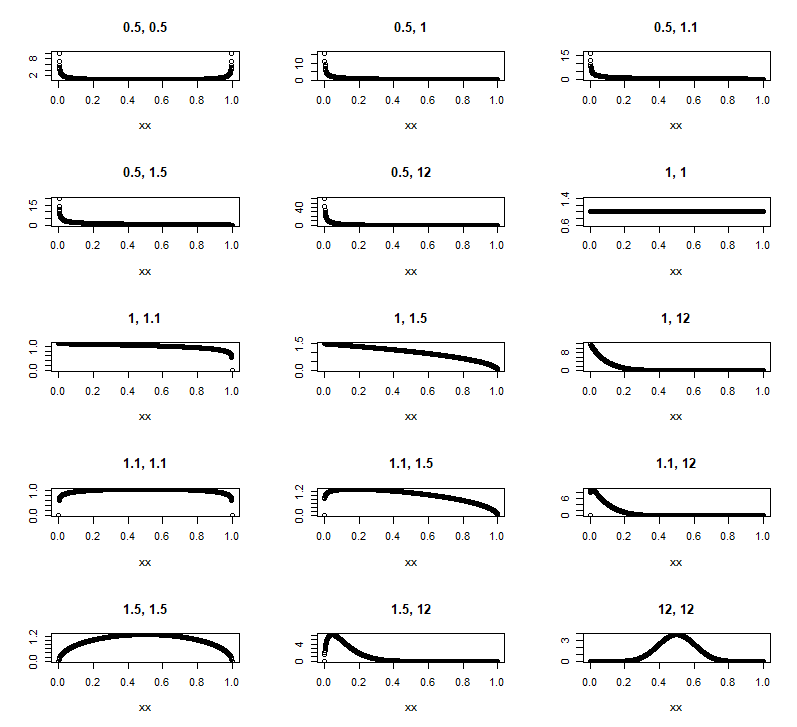

Source code (R):
#beta shapes!

xx = seq(0,1, 0.001)
shapes0 = c(0.5,1,1.1,1.5,12)
shapes = CombSet(shapes0,m = 2, repl = T, ord = F, as.list = T)

dev.off();par(mfrow=c(5,3))
for(s in shapes){
  plot(xx,dbeta(xx, shape1 = s[1], shape2 = s[2]), main = paste(s[1],s[2], sep =", "), ylab = "")
}

rbeta(10, 1,8);
rbeta(10, 1.2,8);
